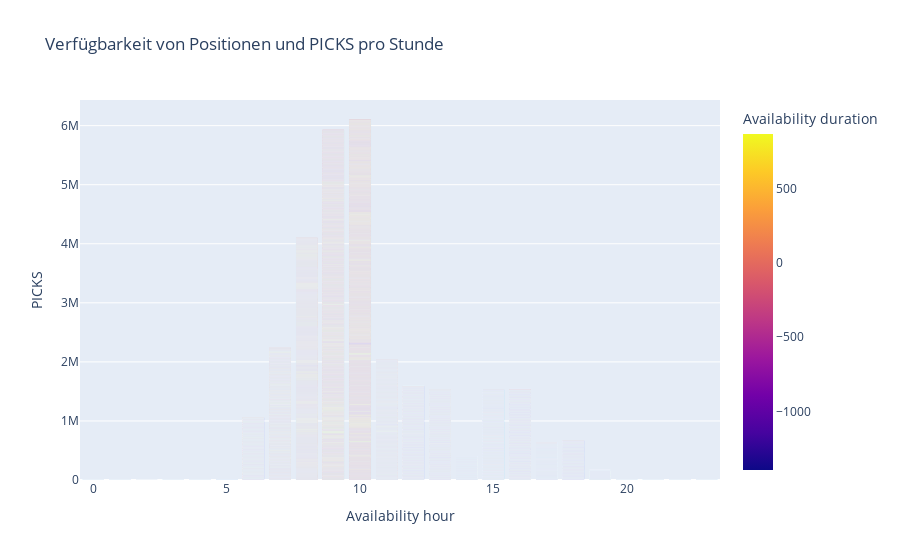

Write notebook code for a chart like this one.
### Code cell
import plotly.express as px

# Lese die Daten aus der Tabelle ein und speichere sie in einem Pandas-DataFrame
df = dflt22

df['Creation Time'] = pd.to_datetime(df['Creation Time'])
df['Confirmation time'] = pd.to_datetime(df['Confirmation time'])

# Berechne die Dauer der Verfügbarkeit in Minuten und speichere das Ergebnis in einer neuen Spalte "Availability duration"
df['Availability duration'] = (df['Confirmation time'] - df['Creation Time']).dt.total_seconds() / 60

# Erstelle eine neue Spalte "Availability hour", die die Stunde der Verfügbarkeit enthält
df['Availability hour'] = df['Creation Time'].dt.hour

# Erstelle eine neue Spalte "Total picks", die die Summe der PICKS pro Stunde enthält
df_agg = df.groupby('Availability hour').agg({'PICKS': 'sum'}).reset_index()

df_agg = df_agg.merge(df[['Availability hour', 'Availability duration']], on='Availability hour', how='left')

# Erstelle das Chart mit Plotly
fig = px.bar(df_agg, x='Availability hour', y='PICKS', title='Verfügbarkeit von Positionen und PICKS pro Stunde',
             color='Availability duration', color_continuous_scale=px.colors.sequential.Plasma)

# Zeige das Chart an
fig.show()

### Figure 1 — Plotly figure (JSON) as saved in the notebook; plotly's stock layout.template omitted (floating-point values rounded to 4 significant figures; data arrays with more than 128 entries replaced by an {"elided": "..."} marker saying what was removed)
{"data": [{"alignmentgroup": "True", "hovertemplate": "Availability hour=%{x}<br>PICKS=%{y}<br>Availability duration=%{marker.color}<extra></extra>", "legendgroup": "", "marker": {"color": {"elided": "14077 float values"}, "coloraxis": "coloraxis", "pattern": {"shape": ""}}, "name": "", "offsetgroup": "", "orientation": "v", "showlegend": false, "textposition": "auto", "type": "bar", "x": {"elided": "14077 int values"}, "xaxis": "x", "y": {"elided": "14077 float values"}, "yaxis": "y"}], "layout": {"barmode": "relative", "coloraxis": {"colorbar": {"title": {"text": "Availability duration"}}, "colorscale": [[0, "#0d0887"], [0.1111, "#46039f"], [0.2222, "#7201a8"], [0.3333, "#9c179e"], [0.4444, "#bd3786"], [0.5556, "#d8576b"], [0.6667, "#ed7953"], [0.7778, "#fb9f3a"], [0.8889, "#fdca26"], [1, "#f0f921"]]}, "legend": {"tracegroupgap": 0}, "title": {"text": "Verfügbarkeit von Positionen und PICKS pro Stunde"}, "xaxis": {"anchor": "y", "domain": [0, 1], "title": {"text": "Availability hour"}}, "yaxis": {"anchor": "x", "domain": [0, 1], "title": {"text": "PICKS"}}}}
